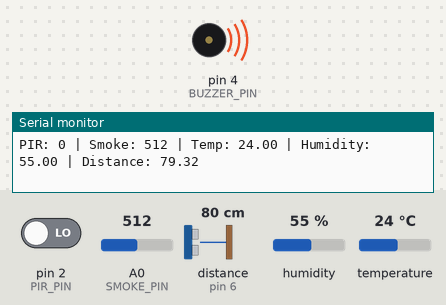
Recording of a sketch running on a simulated Arduino Uno, built with avr-gcc and run on an emulated ATmega328P. On the bench: buzzer (waves = sounding, pin HIGH), the last lines printed to the serial monitor. Wiring (inferred from the names in the program): ultrasonic range finder: trigger pin 5; echo pin 6. Inputs (shaded band) come from the test bench; at power-on: A0 (SMOKE_PIN) = 512, distance to the obstacle (sensor on pin 6) 80 cm, pin 2 (PIR_PIN) LOW, humidity 55 %, temperature 24 °C. The echo pulse lasts 58.3 µs per cm; pins used as bus, display or sensor lines are not drawn.

Above: at 1.2 s.
1.3 s: A0 (SMOKE_PIN) set to 494
At 1.3 s:
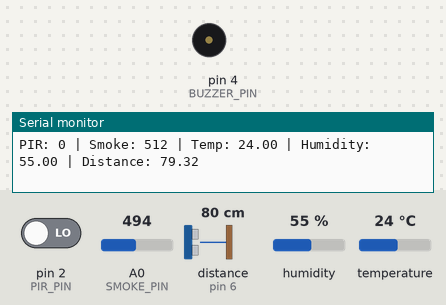
2.8 s: distance to the obstacle (sensor on pin 6) set to 23 cm
9.0 s: distance to the obstacle (sensor on pin 6) set to 18 cm
At 9.26 s:
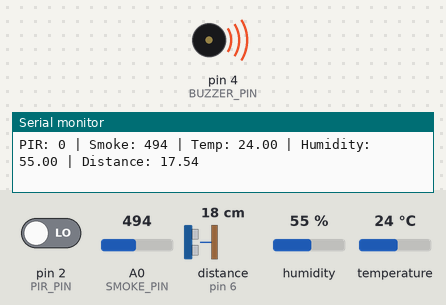
12.5 s: distance to the obstacle (sensor on pin 6) set to 120 cm
At 12.9 s:
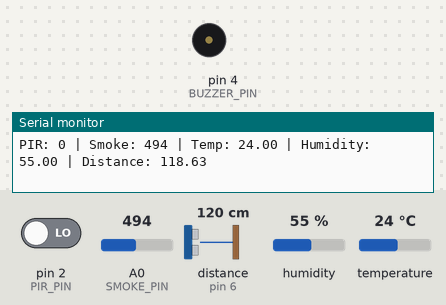
14.0 s: pin 2 (PIR_PIN) driven HIGH
At 14.3 s:
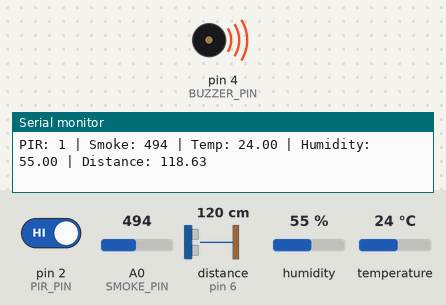
20.2 s: pin 2 (PIR_PIN) driven LOW
Timing chart, 0 to 23.2 s (numbered marks = the images above; inputs shaded):
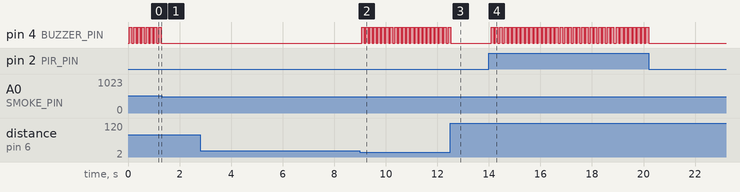

Measured:
- the behaviour switches between 501 and 500 on A0 (SMOKE_PIN) (found by bisection; images 0 and 1)
- the behaviour switches between 21 and 20 cm on distance to the obstacle (sensor on pin 6) (found by bisection; images 1 and 2)
- after the input at 1.3 s, pin 4 (BUZZER_PIN): stops changing and stays LOW
- after the input at 9.0 s, pin 4 (BUZZER_PIN): alternates HIGH for 0.10 s and LOW for 0.06 s, starting after 0.06 s
- after the input at 12.5 s, pin 4 (BUZZER_PIN): goes on until 12.5 s, then stays LOW
- after the input at 14.0 s, pin 4 (BUZZER_PIN): alternates HIGH for 0.10 s and LOW for 0.06 s, starting after 0.09 s
- after the input at 20.2 s, pin 4 (BUZZER_PIN): stops changing and stays LOW
- by itself, pin 4 (BUZZER_PIN): alternates HIGH for 0.10 s and LOW for 0.06 s

The sketch:

2.ino
```cpp
#include <DHT.h>
#include <DHT_U.h>

// -------------------- PIN DEFINITIONS --------------------
#define PIR_PIN     2    // PIR Motion Sensor
#define DHT_PIN     3    // DHT Sensor Data Pin
#define BUZZER_PIN  4    // Buzzer Pin
#define SMOKE_PIN   A0   // MQ-2 Smoke/Flame Sensor Analog Pin
#define TRIG_PIN    5    // Ultrasonic Trigger Pin
#define ECHO_PIN    6    // Ultrasonic Echo Pin

#define DHT_TYPE DHT11
DHT dht(DHT_PIN, DHT_TYPE);

// ----------------------------------------------------------
// Function to read distance from HC-SR04
float getDistance() {
  digitalWrite(TRIG_PIN, LOW);
  delayMicroseconds(2);
  digitalWrite(TRIG_PIN, HIGH);
  delayMicroseconds(10);
  digitalWrite(TRIG_PIN, LOW);

  long duration = pulseIn(ECHO_PIN, HIGH, 20000); // 20ms timeout
  float distance = duration * 0.034 / 2;
  return distance;
}

// ----------------------------------------------------------
void setup() {
  Serial.begin(9600);

  pinMode(PIR_PIN, INPUT);
  pinMode(BUZZER_PIN, OUTPUT);
  pinMode(SMOKE_PIN, INPUT);

  pinMode(TRIG_PIN, OUTPUT);
  pinMode(ECHO_PIN, INPUT);

  dht.begin();

  Serial.println("🔐 Bank Locker Security System Started...");
}

// ----------------------------------------------------------
void loop() {
  // --- READ SENSORS ---
  int pirState = digitalRead(PIR_PIN);
  int smokeValue = analogRead(SMOKE_PIN);
  float temperature = dht.readTemperature();
  float humidity = dht.readHumidity();
  float distance = getDistance();

  // --- CHECK DHT SENSOR ERROR ---
  if (isnan(temperature) || isnan(humidity)) {
    Serial.println("❌ DHT Sensor Error!");
    delay(50);
    return;
  }

  // --- PRINT SENSOR VALUES ---
  Serial.print("PIR: "); Serial.print(pirState);
  Serial.print(" | Smoke: "); Serial.print(smokeValue);
  Serial.print(" | Temp: "); Serial.print(temperature);
  Serial.print(" | Humidity: "); Serial.print(humidity);
  Serial.print(" | Distance: "); Serial.println(distance);

  // --- BUZZER: ANY SENSOR TRIGGER ---
  if (pirState == HIGH || smokeValue > 500 || temperature > 45 || distance < 20) {
    // Short beep 100ms
    digitalWrite(BUZZER_PIN, HIGH);
    delay(100);
    digitalWrite(BUZZER_PIN, LOW);
  }

  delay(50); // Fast loop
}
```
